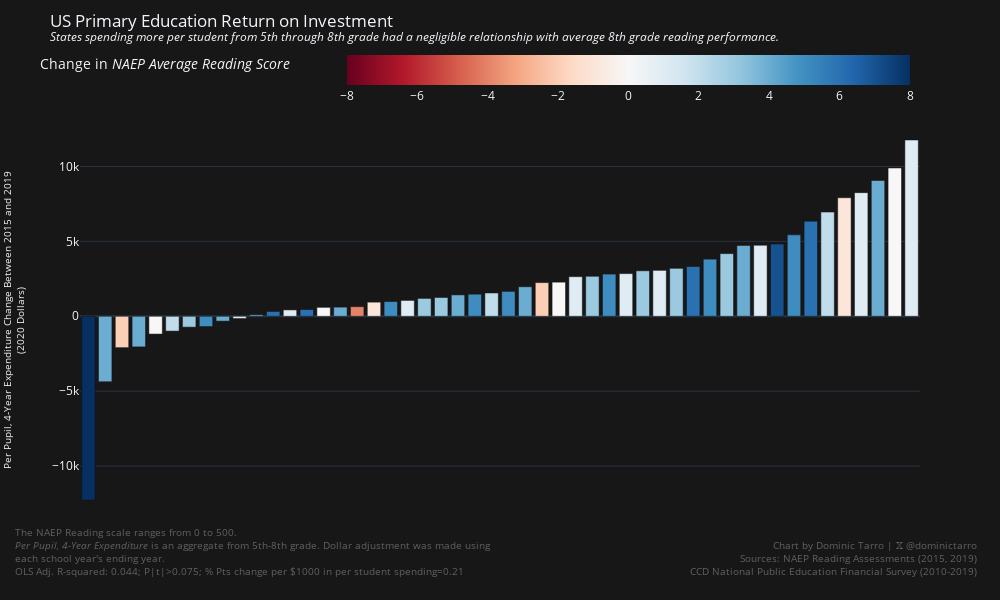
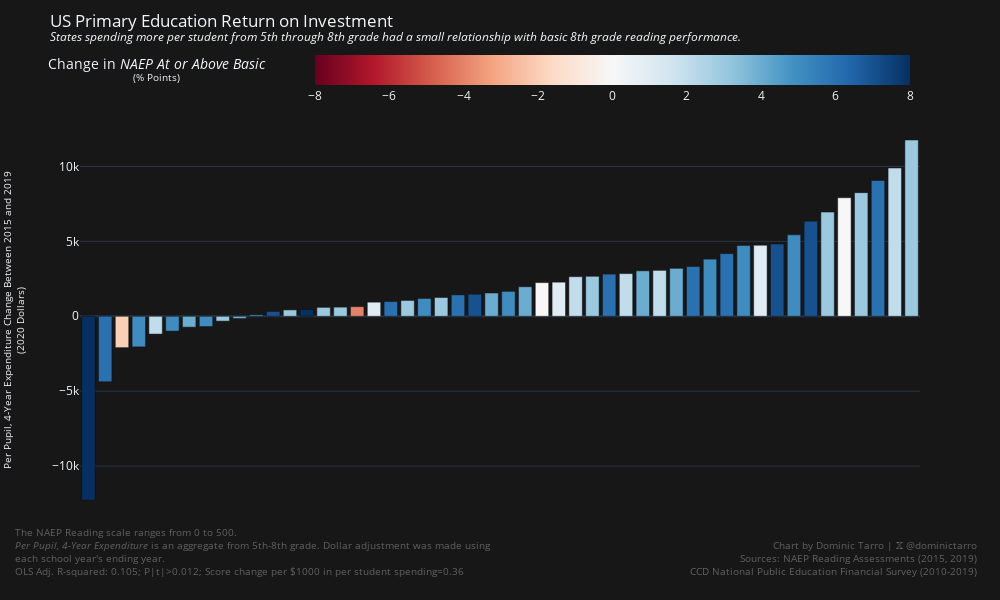
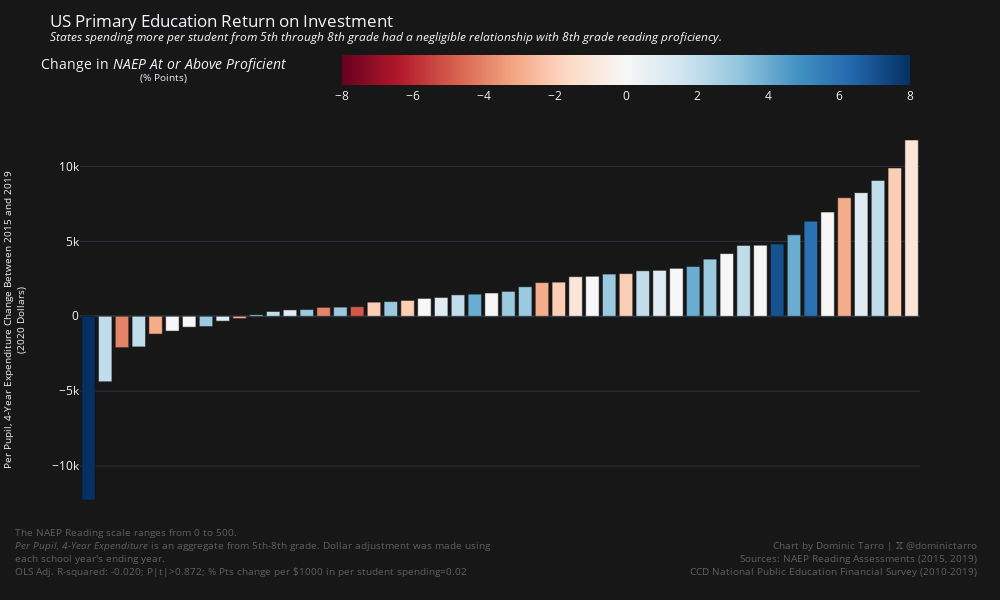

Here is the notebook cell these charts were saved with, in order:
### Code cell
def generate_state_investment_and_reading_performance_bar_chart(
    column: str, legend_title: str, description: str, change_measure: str
) -> go.Figure:
    df = student_investment.join(
        reading_performance,
        on="State Name"
    ).sort("Investment Change")
    result = correlate(df, "Investment Change", column)
    return px.bar(
        df,
        x="State Name",
        y="Investment Change",
        color=column,
        title=f"US Primary Education Return on Investment<br><sup><i>{description}</i></sup>",
        template="plotly_dark",
        color_continuous_scale=px.colors.sequential.RdBu,
        labels={
            "State Name": "State",
            "Investment Change": "4-Year Expenditure Change (2020 Dollars)",
            column: f"Change in NAEP {legend_title}",
        },
        width=1000,
        height=600,
    ).update_layout(
        xaxis=dict(showticklabels=False, title=None),
        yaxis_title="Per Pupil, 4-Year Expenditure Change Between 2015 and 2019<br>(2020 Dollars)",
        yaxis_title_font_size=10,
        coloraxis_colorbar_title=f"Change in <i>NAEP {legend_title}</i>",
        coloraxis_colorbar_orientation="h",
        plot_bgcolor="#171717",
        paper_bgcolor="#171717",
    ).update_coloraxes(
        cmid=0,
    ).add_annotation(
        x=1.07,
        y=-0.15,
        xref="paper",
        yref="paper",
        text="<br>".join(
            (
                "Chart by Dominic Tarro | 𝕏 @dominictarro",
                "Sources: NAEP Reading Assessments (2015, 2019)",
                "CCD National Public Education Financial Survey (2010-2019)"
            )
        ),
        align="right",
        showarrow=False,
        font=dict(
            size=10,
            color="grey"
        ),
        opacity=0.7
    ).add_annotation(
        x=-0.08,
        y=-0.15,
        xref="paper",
        yref="paper",
        text="<br>".join(
            (
                "The NAEP Reading scale ranges from 0 to 500.",
                "<i>Per Pupil, 4-Year Expenditure</i> is an aggregate from 5th-8th grade. Dollar adjustment was made using <br>each school year's ending year.",
                f"OLS Adj. R-squared: {result.r_squared:.03f}; P|t|>{result.p_value:.03f}; {change_measure.title()} change per $1000 in per student spending={result.coef * 1000:.2f}"
            )
        ),
        align="left",
        showarrow=False,
        font=dict(
            size=10,
            color="grey"
        ),
        opacity=0.7
    )

_fig4 = generate_state_investment_and_reading_performance_bar_chart(
    "Mean Grade 8 Reading Score Change",
    "Average Reading Score",
    "States spending more per student from 5th through 8th grade had a negligible relationship with average 8th grade reading performance.",
    "% pts",
)
_fig4.write_image("./charts/spending-school-roi-reading-mean.png")
_fig4.show()
_fig5 = generate_state_investment_and_reading_performance_bar_chart(
    "At or Above Basic (%) Change",
    "At or Above Basic</i><br><sup>(% Points)</sup>",
    "States spending more per student from 5th through 8th grade had a small relationship with basic 8th grade reading performance.",
    "score",
)
_fig5.write_image("./charts/spending-school-roi-reading-basic.png")
_fig5.show()
_fig6 = generate_state_investment_and_reading_performance_bar_chart(
    "At or Above Proficient (%) Change",
    "At or Above Proficient</i><br><sup>(% Points)</sup>",
    "States spending more per student from 5th through 8th grade had a negligible relationship with 8th grade reading proficiency.",
    "% pts",
)
_fig6.write_image("./charts/spending-school-roi-reading-proficient.png")
_fig6.show()

### Figure 1 — Plotly figure (JSON) as saved in the notebook; plotly's stock layout.template omitted (floating-point values rounded to 4 significant figures)
{"data": [{"alignmentgroup": "True", "hovertemplate": "State=%{x}<br>4-Year Expenditure Change (2020 Dollars)=%{y}<br>Change in NAEP Average Reading Score=%{marker.color}<extra></extra>", "legendgroup": "", "marker": {"color": [8, 4, -2, 4, 0, 2, 3, 5, 4, 1, 4, 6, 1, 6, 0, 4, -4, -1, 5, 1, 3, 3, 4, 5, 2, 5, 4, -2, 0, 1, 3, 5, 1, 3, 1, 3, 6, 5, 3, 4, 1, 7, 5, 6, 2, -1, 1, 4, 0, 1], "coloraxis": "coloraxis", "pattern": {"shape": ""}}, "name": "", "offsetgroup": "", "orientation": "v", "showlegend": false, "textposition": "auto", "type": "bar", "x": ["Alaska", "Wyoming", "Louisiana", "West Virginia", "Arkansas", "Indiana", "Delaware", "Oklahoma", "Maryland", "New Mexico", "Kansas", "Alabama", "Michigan", "Iowa", "Florida", "Missouri", "Mississippi", "Ohio", "Virginia", "New Jersey", "Rhode Island", "Tennessee", "South Dakota", "Nebraska", "Utah", "Kentucky", "Arizona", "North Carolina", "Georgia", "South Carolina", "Wisconsin", "Montana", "Nevada", "Connecticut", "Massachusetts", "Idaho", "Vermont", "Texas", "Maine", "North Dakota", "Colorado", "New Hampshire", "Pennsylvania", "Minnesota", "Illinois", "Hawaii", "New York", "Oregon", "California", "Washington"], "xaxis": "x", "y": [-12260.0, -4366.0, -2093.0, -2041.0, -1187.0, -986.8, -724.1, -685.1, -322.0, -149.7, 100.0, 321.5, 425.3, 449.4, 596.2, 610.9, 640.8, 942.4, 981.8, 1059.0, 1192.0, 1255.0, 1428.0, 1476.0, 1555.0, 1662.0, 1970.0, 2249.0, 2277.0, 2643.0, 2671.0, 2818.0, 2848.0, 3036.0, 3066.0, 3200.0, 3325.0, 3816.0, 4181.0, 4731.0, 4739.0, 4819.0, 5436.0, 6346.0, 6955.0, 7911.0, 8253.0, 9065.0, 9899.0, 11770.0], "yaxis": "y"}], "layout": {"annotations": [{"align": "right", "font": {"color": "grey", "size": 10}, "opacity": 0.7, "showarrow": false, "text": "Chart by Dominic Tarro | 𝕏 @dominictarro<br>Sources: NAEP Reading Assessments (2015, 2019)<br>CCD National Public Education Financial Survey (2010-2019)", "x": 1.07, "xref": "paper", "y": -0.15, "yref": "paper"}, {"align": "left", "font": {"color": "grey", "size": 10}, "opacity": 0.7, "showarrow": false, "text": "The NAEP Reading scale ranges from 0 to 500.<br><i>Per Pupil, 4-Year Expenditure</i> is an aggregate from 5th-8th grade. Dollar adjustment was made using <br>each school year's ending year.<br>OLS Adj. R-squared: 0.044; P|t|>0.075; % Pts change per $1000 in per student spending=0.21", "x": -0.08, "xref": "paper", "y": -0.15, "yref": "paper"}], "barmode": "relative", "coloraxis": {"cmid": 0, "colorbar": {"orientation": "h", "title": {"text": "Change in <i>NAEP Average Reading Score</i>"}}, "colorscale": [[0, "rgb(103,0,31)"], [0.1, "rgb(178,24,43)"], [0.2, "rgb(214,96,77)"], [0.3, "rgb(244,165,130)"], [0.4, "rgb(253,219,199)"], [0.5, "rgb(247,247,247)"], [0.6, "rgb(209,229,240)"], [0.7, "rgb(146,197,222)"], [0.8, "rgb(67,147,195)"], [0.9, "rgb(33,102,172)"], [1, "rgb(5,48,97)"]]}, "height": 600, "legend": {"tracegroupgap": 0}, "paper_bgcolor": "#171717", "plot_bgcolor": "#171717", "title": {"text": "US Primary Education Return on Investment<br><sup><i>States spending more per student from 5th through 8th grade had a negligible relationship with average 8th grade reading performance.</i></sup>"}, "width": 1000, "xaxis": {"anchor": "y", "domain": [0, 1], "showticklabels": false, "title": {}}, "yaxis": {"anchor": "x", "domain": [0, 1], "title": {"font": {"size": 10}, "text": "Per Pupil, 4-Year Expenditure Change Between 2015 and 2019<br>(2020 Dollars)"}}}}

### Figure 2 — Plotly figure (JSON) as saved in the notebook; plotly's stock layout.template omitted (floating-point values rounded to 4 significant figures)
{"data": [{"alignmentgroup": "True", "hovertemplate": "State=%{x}<br>4-Year Expenditure Change (2020 Dollars)=%{y}<br>Change in NAEP At or Above Basic</i><br><sup>(% Points)</sup>=%{marker.color}<extra></extra>", "legendgroup": "", "marker": {"color": [8, 6, -2, 5, 2, 5, 4, 5, 3, 4, 5, 7, 3, 8, 3, 3, -4, 1, 6, 3, 5, 3, 6, 7, 4, 5, 4, 0, 1, 2, 3, 6, 2, 4, 2, 4, 6, 5, 6, 5, 1, 7, 5, 7, 3, 0, 3, 6, 2, 3], "coloraxis": "coloraxis", "pattern": {"shape": ""}}, "name": "", "offsetgroup": "", "orientation": "v", "showlegend": false, "textposition": "auto", "type": "bar", "x": ["Alaska", "Wyoming", "Louisiana", "West Virginia", "Arkansas", "Indiana", "Delaware", "Oklahoma", "Maryland", "New Mexico", "Kansas", "Alabama", "Michigan", "Iowa", "Florida", "Missouri", "Mississippi", "Ohio", "Virginia", "New Jersey", "Rhode Island", "Tennessee", "South Dakota", "Nebraska", "Utah", "Kentucky", "Arizona", "North Carolina", "Georgia", "South Carolina", "Wisconsin", "Montana", "Nevada", "Connecticut", "Massachusetts", "Idaho", "Vermont", "Texas", "Maine", "North Dakota", "Colorado", "New Hampshire", "Pennsylvania", "Minnesota", "Illinois", "Hawaii", "New York", "Oregon", "California", "Washington"], "xaxis": "x", "y": [-12260.0, -4366.0, -2093.0, -2041.0, -1187.0, -986.8, -724.1, -685.1, -322.0, -149.7, 100.0, 321.5, 425.3, 449.4, 596.2, 610.9, 640.8, 942.4, 981.8, 1059.0, 1192.0, 1255.0, 1428.0, 1476.0, 1555.0, 1662.0, 1970.0, 2249.0, 2277.0, 2643.0, 2671.0, 2818.0, 2848.0, 3036.0, 3066.0, 3200.0, 3325.0, 3816.0, 4181.0, 4731.0, 4739.0, 4819.0, 5436.0, 6346.0, 6955.0, 7911.0, 8253.0, 9065.0, 9899.0, 11770.0], "yaxis": "y"}], "layout": {"annotations": [{"align": "right", "font": {"color": "grey", "size": 10}, "opacity": 0.7, "showarrow": false, "text": "Chart by Dominic Tarro | 𝕏 @dominictarro<br>Sources: NAEP Reading Assessments (2015, 2019)<br>CCD National Public Education Financial Survey (2010-2019)", "x": 1.07, "xref": "paper", "y": -0.15, "yref": "paper"}, {"align": "left", "font": {"color": "grey", "size": 10}, "opacity": 0.7, "showarrow": false, "text": "The NAEP Reading scale ranges from 0 to 500.<br><i>Per Pupil, 4-Year Expenditure</i> is an aggregate from 5th-8th grade. Dollar adjustment was made using <br>each school year's ending year.<br>OLS Adj. R-squared: 0.105; P|t|>0.012; Score change per $1000 in per student spending=0.36", "x": -0.08, "xref": "paper", "y": -0.15, "yref": "paper"}], "barmode": "relative", "coloraxis": {"cmid": 0, "colorbar": {"orientation": "h", "title": {"text": "Change in <i>NAEP At or Above Basic</i><br><sup>(% Points)</sup></i>"}}, "colorscale": [[0, "rgb(103,0,31)"], [0.1, "rgb(178,24,43)"], [0.2, "rgb(214,96,77)"], [0.3, "rgb(244,165,130)"], [0.4, "rgb(253,219,199)"], [0.5, "rgb(247,247,247)"], [0.6, "rgb(209,229,240)"], [0.7, "rgb(146,197,222)"], [0.8, "rgb(67,147,195)"], [0.9, "rgb(33,102,172)"], [1, "rgb(5,48,97)"]]}, "height": 600, "legend": {"tracegroupgap": 0}, "paper_bgcolor": "#171717", "plot_bgcolor": "#171717", "title": {"text": "US Primary Education Return on Investment<br><sup><i>States spending more per student from 5th through 8th grade had a small relationship with basic 8th grade reading performance.</i></sup>"}, "width": 1000, "xaxis": {"anchor": "y", "domain": [0, 1], "showticklabels": false, "title": {}}, "yaxis": {"anchor": "x", "domain": [0, 1], "title": {"font": {"size": 10}, "text": "Per Pupil, 4-Year Expenditure Change Between 2015 and 2019<br>(2020 Dollars)"}}}}

### Figure 3 — Plotly figure (JSON) as saved in the notebook; plotly's stock layout.template omitted (floating-point values rounded to 4 significant figures)
{"data": [{"alignmentgroup": "True", "hovertemplate": "State=%{x}<br>4-Year Expenditure Change (2020 Dollars)=%{y}<br>Change in NAEP At or Above Proficient</i><br><sup>(% Points)</sup>=%{marker.color}<extra></extra>", "legendgroup": "", "marker": {"color": [8, 2, -4, 2, -3, 0, 0, 3, 1, -3, 3, 2, 1, 3, -4, 3, -5, -2, 3, -2, 0, 1, 2, 4, 0, 3, 3, -3, -2, -1, 0, 3, -2, 2, 1, 0, 4, 3, 0, 2, 0, 7, 4, 6, 0, -3, 1, 2, -2, -1], "coloraxis": "coloraxis", "pattern": {"shape": ""}}, "name": "", "offsetgroup": "", "orientation": "v", "showlegend": false, "textposition": "auto", "type": "bar", "x": ["Alaska", "Wyoming", "Louisiana", "West Virginia", "Arkansas", "Indiana", "Delaware", "Oklahoma", "Maryland", "New Mexico", "Kansas", "Alabama", "Michigan", "Iowa", "Florida", "Missouri", "Mississippi", "Ohio", "Virginia", "New Jersey", "Rhode Island", "Tennessee", "South Dakota", "Nebraska", "Utah", "Kentucky", "Arizona", "North Carolina", "Georgia", "South Carolina", "Wisconsin", "Montana", "Nevada", "Connecticut", "Massachusetts", "Idaho", "Vermont", "Texas", "Maine", "North Dakota", "Colorado", "New Hampshire", "Pennsylvania", "Minnesota", "Illinois", "Hawaii", "New York", "Oregon", "California", "Washington"], "xaxis": "x", "y": [-12260.0, -4366.0, -2093.0, -2041.0, -1187.0, -986.8, -724.1, -685.1, -322.0, -149.7, 100.0, 321.5, 425.3, 449.4, 596.2, 610.9, 640.8, 942.4, 981.8, 1059.0, 1192.0, 1255.0, 1428.0, 1476.0, 1555.0, 1662.0, 1970.0, 2249.0, 2277.0, 2643.0, 2671.0, 2818.0, 2848.0, 3036.0, 3066.0, 3200.0, 3325.0, 3816.0, 4181.0, 4731.0, 4739.0, 4819.0, 5436.0, 6346.0, 6955.0, 7911.0, 8253.0, 9065.0, 9899.0, 11770.0], "yaxis": "y"}], "layout": {"annotations": [{"align": "right", "font": {"color": "grey", "size": 10}, "opacity": 0.7, "showarrow": false, "text": "Chart by Dominic Tarro | 𝕏 @dominictarro<br>Sources: NAEP Reading Assessments (2015, 2019)<br>CCD National Public Education Financial Survey (2010-2019)", "x": 1.07, "xref": "paper", "y": -0.15, "yref": "paper"}, {"align": "left", "font": {"color": "grey", "size": 10}, "opacity": 0.7, "showarrow": false, "text": "The NAEP Reading scale ranges from 0 to 500.<br><i>Per Pupil, 4-Year Expenditure</i> is an aggregate from 5th-8th grade. Dollar adjustment was made using <br>each school year's ending year.<br>OLS Adj. R-squared: -0.020; P|t|>0.872; % Pts change per $1000 in per student spending=0.02", "x": -0.08, "xref": "paper", "y": -0.15, "yref": "paper"}], "barmode": "relative", "coloraxis": {"cmid": 0, "colorbar": {"orientation": "h", "title": {"text": "Change in <i>NAEP At or Above Proficient</i><br><sup>(% Points)</sup></i>"}}, "colorscale": [[0, "rgb(103,0,31)"], [0.1, "rgb(178,24,43)"], [0.2, "rgb(214,96,77)"], [0.3, "rgb(244,165,130)"], [0.4, "rgb(253,219,199)"], [0.5, "rgb(247,247,247)"], [0.6, "rgb(209,229,240)"], [0.7, "rgb(146,197,222)"], [0.8, "rgb(67,147,195)"], [0.9, "rgb(33,102,172)"], [1, "rgb(5,48,97)"]]}, "height": 600, "legend": {"tracegroupgap": 0}, "paper_bgcolor": "#171717", "plot_bgcolor": "#171717", "title": {"text": "US Primary Education Return on Investment<br><sup><i>States spending more per student from 5th through 8th grade had a negligible relationship with 8th grade reading proficiency.</i></sup>"}, "width": 1000, "xaxis": {"anchor": "y", "domain": [0, 1], "showticklabels": false, "title": {}}, "yaxis": {"anchor": "x", "domain": [0, 1], "title": {"font": {"size": 10}, "text": "Per Pupil, 4-Year Expenditure Change Between 2015 and 2019<br>(2020 Dollars)"}}}}
